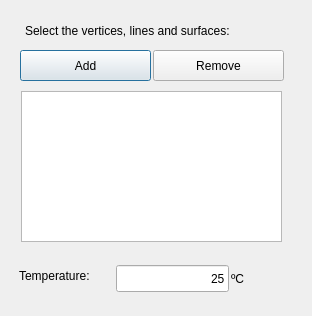
<?xml version="1.0" encoding="UTF-8"?>
<ui version="4.0">
 <class>Dialog</class>
 <widget class="QDialog" name="Dialog">
  <property name="geometry">
   <rect>
    <x>0</x>
    <y>0</y>
    <width>312</width>
    <height>316</height>
   </rect>
  </property>
  <property name="windowTitle">
   <string>Dialog</string>
  </property>
  <widget class="QLabel" name="label">
   <property name="geometry">
    <rect>
     <x>25</x>
     <y>20</y>
     <width>301</width>
     <height>21</height>
    </rect>
   </property>
   <property name="text">
    <string>Select the vertices, lines and surfaces: </string>
   </property>
  </widget>
  <widget class="QLabel" name="label_2">
   <property name="geometry">
    <rect>
     <x>19</x>
     <y>266</y>
     <width>101</width>
     <height>20</height>
    </rect>
   </property>
   <property name="text">
    <string>Temperature:</string>
   </property>
  </widget>
  <widget class="QLineEdit" name="lineEdit">
   <property name="geometry">
    <rect>
     <x>116</x>
     <y>265</y>
     <width>113</width>
     <height>27</height>
    </rect>
   </property>
   <property name="text">
    <string>25</string>
   </property>
   <property name="alignment">
    <set>Qt::AlignRight|Qt::AlignTrailing|Qt::AlignVCenter</set>
   </property>
  </widget>
  <widget class="QLabel" name="label_3">
   <property name="geometry">
    <rect>
     <x>231</x>
     <y>270</y>
     <width>66</width>
     <height>17</height>
    </rect>
   </property>
   <property name="text">
    <string>ºC</string>
   </property>
  </widget>
  <widget class="QPushButton" name="pushButton">
   <property name="geometry">
    <rect>
     <x>20</x>
     <y>50</y>
     <width>131</width>
     <height>31</height>
    </rect>
   </property>
   <property name="text">
    <string>Add</string>
   </property>
  </widget>
  <widget class="QPushButton" name="pushButton_2">
   <property name="geometry">
    <rect>
     <x>153</x>
     <y>50</y>
     <width>131</width>
     <height>31</height>
    </rect>
   </property>
   <property name="text">
    <string>Remove</string>
   </property>
  </widget>
  <widget class="QListWidget" name="listWidget">
   <property name="geometry">
    <rect>
     <x>21</x>
     <y>91</y>
     <width>261</width>
     <height>151</height>
    </rect>
   </property>
  </widget>
 </widget>
 <resources/>
 <connections/>
</ui>
